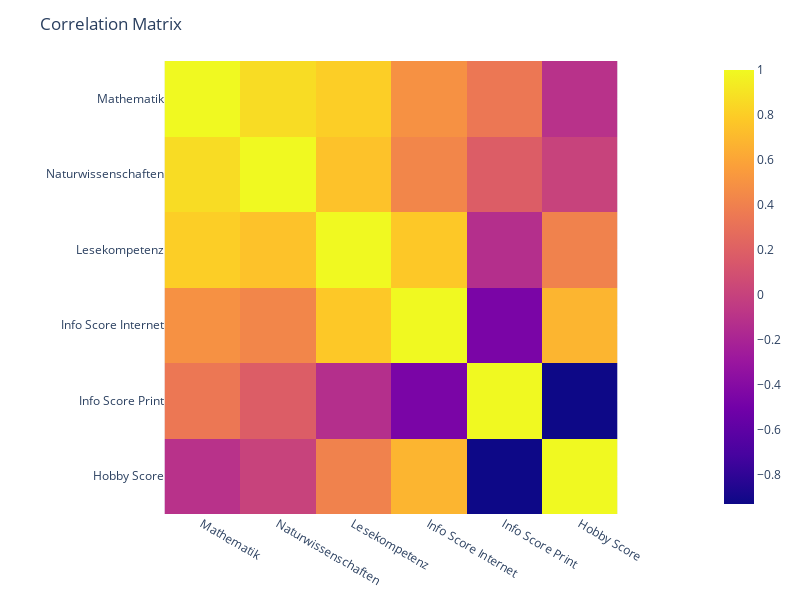

This figure's notebook cell:
### Code cell
fig = px.imshow(data.loc[:,['Mathematik', 'Naturwissenschaften', 'Lesekompetenz','Info Score Internet', 'Info Score Print', 'Hobby Score']].corr())
fig.update_layout(title='Correlation Matrix',autosize=False, width=800,height=600)
fig.show()

### Figure 1 — Plotly figure (JSON) as saved in the notebook; plotly's stock layout.template omitted (floating-point values rounded to 4 significant figures)
{"data": [{"coloraxis": "coloraxis", "hovertemplate": "x: %{x}<br>y: %{y}<br>color: %{z}<extra></extra>", "name": "0", "type": "heatmap", "x": ["Mathematik", "Naturwissenschaften", "Lesekompetenz", "Info Score Internet", "Info Score Print", "Hobby Score"], "xaxis": "x", "y": ["Mathematik", "Naturwissenschaften", "Lesekompetenz", "Info Score Internet", "Info Score Print", "Hobby Score"], "yaxis": "y", "z": [[1, 0.868, 0.804, 0.4953, 0.3464, -0.1024], [0.868, 1, 0.7477, 0.4323, 0.1836, 0.008025], [0.804, 0.7477, 1, 0.7743, -0.1271, 0.4065], [0.4953, 0.4323, 0.7743, 1, -0.4565, 0.6827], [0.3464, 0.1836, -0.1271, -0.4565, 1, -0.9276], [-0.1024, 0.008025, 0.4065, 0.6827, -0.9276, 1]]}], "layout": {"autosize": false, "coloraxis": {"colorscale": [[0, "#0d0887"], [0.1111, "#46039f"], [0.2222, "#7201a8"], [0.3333, "#9c179e"], [0.4444, "#bd3786"], [0.5556, "#d8576b"], [0.6667, "#ed7953"], [0.7778, "#fb9f3a"], [0.8889, "#fdca26"], [1, "#f0f921"]]}, "height": 600, "margin": {"t": 60}, "title": {"text": "Correlation Matrix"}, "width": 800, "xaxis": {"anchor": "y", "constrain": "domain", "domain": [0, 1], "scaleanchor": "y"}, "yaxis": {"anchor": "x", "autorange": "reversed", "constrain": "domain", "domain": [0, 1]}}}
